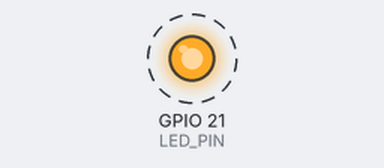
A program run on a simulated ESP32 board running MicroPython. Shown: output pins drawn as LEDs (lit = HIGH). Dashed ring = blinking. What the program prints to the serial console is not drawn. At 40.0 s the program stops and its outputs stay as they are.

Above: at 0.5 s.
Timing chart, 0 to 4.6 s (numbered marks = the images above):
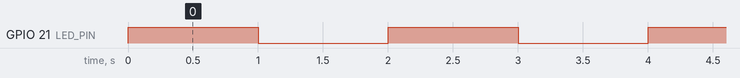

The program:

blink.py
```python
"""
Blink LED_PIN every 1 second and then print 'Done!'
"""

__author__ = "Francesco Mecatti"

from machine import Pin
import time

LED_PIN = 21  # Change this value, it may be different for your board

p = Pin(LED_PIN, Pin.OUT)

for _ in range(20):
    p.on()
    time.sleep(1)
    p.off()
    time.sleep(1)

print("Done!")
```

Measured:
- by itself, GPIO 21 (LED_PIN): alternates HIGH for 1.0 s and LOW for 1.0 s, 40 changes in all, then stays LOW
